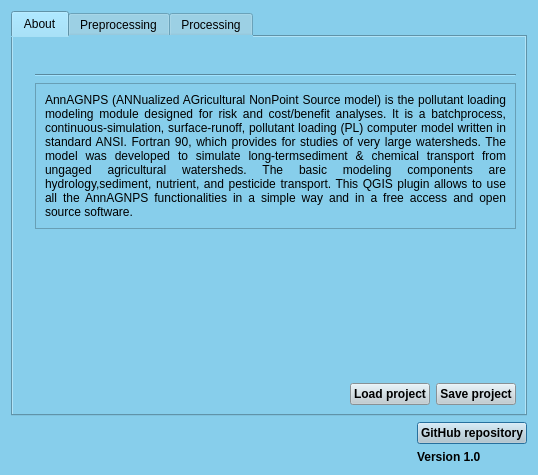
<?xml version="1.0" encoding="UTF-8"?>
<ui version="4.0">
 <class>EphemeralGullyDialogBase</class>
 <widget class="QDialog" name="EphemeralGullyDialogBase">
  <property name="geometry">
   <rect>
    <x>0</x>
    <y>0</y>
    <width>538</width>
    <height>475</height>
   </rect>
  </property>
  <property name="windowTitle">
   <string>QAnnAGNPS Simulation</string>
  </property>
  <property name="styleSheet">
   <string notr="true">/* Background color for main window*/
background-color: #87CEEB


</string>
  </property>
  <layout class="QGridLayout" name="gridLayout_2">
   <item row="1" column="0" rowspan="2">
    <widget class="QLabel" name="upna_label">
     <property name="text">
      <string/>
     </property>
    </widget>
   </item>
   <item row="1" column="4">
    <widget class="QLabel" name="label_15">
     <property name="text">
      <string/>
     </property>
    </widget>
   </item>
   <item row="1" column="3">
    <widget class="QLabel" name="label_99">
     <property name="text">
      <string/>
     </property>
    </widget>
   </item>
   <item row="1" column="1" rowspan="2">
    <widget class="QLabel" name="usda_label">
     <property name="text">
      <string/>
     </property>
    </widget>
   </item>
   <item row="1" column="6">
    <widget class="QPushButton" name="pg_github">
     <property name="font">
      <font>
       <weight>75</weight>
       <bold>true</bold>
      </font>
     </property>
     <property name="styleSheet">
      <string notr="true">QPushButton {
    background-color: #becbd1;
    color: black;
}

QPushButton:hover {
    color: white;
}</string>
     </property>
     <property name="text">
      <string>GitHub repository</string>
     </property>
    </widget>
   </item>
   <item row="1" column="5">
    <widget class="QLabel" name="label_11">
     <property name="text">
      <string/>
     </property>
    </widget>
   </item>
   <item row="2" column="6">
    <widget class="QLabel" name="label_6">
     <property name="font">
      <font>
       <weight>75</weight>
       <bold>true</bold>
      </font>
     </property>
     <property name="text">
      <string>Version 1.0</string>
     </property>
    </widget>
   </item>
   <item row="0" column="0" colspan="7">
    <widget class="QTabWidget" name="tabWidget">
     <property name="currentIndex">
      <number>0</number>
     </property>
     <widget class="QWidget" name="tab">
      <attribute name="title">
       <string>About</string>
      </attribute>
      <layout class="QGridLayout" name="gridLayout_12">
       <item row="0" column="0">
        <layout class="QVBoxLayout" name="verticalLayout_6">
         <item>
          <layout class="QVBoxLayout" name="verticalLayout_2">
           <item>
            <layout class="QHBoxLayout" name="horizontalLayout_2">
             <item>
              <layout class="QHBoxLayout" name="horizontalLayout_16">
               <item>
                <widget class="QLabel" name="plugin_label">
                 <property name="text">
                  <string/>
                 </property>
                </widget>
               </item>
              </layout>
             </item>
             <item>
              <layout class="QVBoxLayout" name="verticalLayout">
               <item>
                <widget class="QLabel" name="label_7">
                 <property name="font">
                  <font>
                   <pointsize>14</pointsize>
                   <weight>75</weight>
                   <bold>true</bold>
                  </font>
                 </property>
                 <property name="text">
                  <string/>
                 </property>
                 <property name="alignment">
                  <set>Qt::AlignCenter</set>
                 </property>
                </widget>
               </item>
               <item>
                <widget class="Line" name="line_4">
                 <property name="orientation">
                  <enum>Qt::Horizontal</enum>
                 </property>
                </widget>
               </item>
               <item>
                <widget class="QFrame" name="frame_3">
                 <property name="styleSheet">
                  <string notr="true"/>
                 </property>
                 <property name="frameShape">
                  <enum>QFrame::StyledPanel</enum>
                 </property>
                 <property name="frameShadow">
                  <enum>QFrame::Raised</enum>
                 </property>
                 <layout class="QGridLayout" name="gridLayout_5">
                  <item row="0" column="0">
                   <widget class="QLabel" name="label_10">
                    <property name="text">
                     <string>AnnAGNPS (ANNualized AGricultural NonPoint Source model) is the pollutant loading modeling module designed for risk and cost/benefit analyses. It is a batchprocess, continuous-simulation, surface-runoff, pollutant loading (PL) computer model written in standard ANSI. Fortran 90, which provides for studies of very large watersheds. The model was developed to simulate long-termsediment &amp; chemical transport from ungaged agricultural watersheds. The basic modeling components are hydrology,sediment, nutrient, and pesticide transport. This QGIS plugin allows to use all the AnnAGNPS functionalities in a simple way and in a free access and open source software.</string>
                    </property>
                    <property name="alignment">
                     <set>Qt::AlignJustify|Qt::AlignVCenter</set>
                    </property>
                    <property name="wordWrap">
                     <bool>true</bool>
                    </property>
                   </widget>
                  </item>
                 </layout>
                </widget>
               </item>
              </layout>
             </item>
            </layout>
           </item>
           <item>
            <layout class="QHBoxLayout" name="horizontalLayout_17">
             <item>
              <widget class="QFrame" name="frame_4">
               <property name="frameShape">
                <enum>QFrame::NoFrame</enum>
               </property>
               <property name="frameShadow">
                <enum>QFrame::Raised</enum>
               </property>
               <layout class="QGridLayout" name="gridLayout_6"/>
              </widget>
             </item>
            </layout>
           </item>
          </layout>
         </item>
         <item>
          <layout class="QHBoxLayout" name="horizontalLayout_18">
           <item>
            <spacer name="horizontalSpacer_2">
             <property name="orientation">
              <enum>Qt::Horizontal</enum>
             </property>
             <property name="sizeHint" stdset="0">
              <size>
               <width>40</width>
               <height>20</height>
              </size>
             </property>
            </spacer>
           </item>
           <item>
            <widget class="QPushButton" name="pb_load">
             <property name="font">
              <font>
               <weight>75</weight>
               <bold>true</bold>
              </font>
             </property>
             <property name="styleSheet">
              <string notr="true">QPushButton {
    background-color: #becbd1;
    color: black;
}

QPushButton:hover {
    color: white;
}</string>
             </property>
             <property name="text">
              <string>Load project</string>
             </property>
            </widget>
           </item>
           <item>
            <widget class="QPushButton" name="pb_save">
             <property name="font">
              <font>
               <weight>75</weight>
               <bold>true</bold>
              </font>
             </property>
             <property name="styleSheet">
              <string notr="true">QPushButton {
    background-color: #becbd1;
    color: black;
}

QPushButton:hover {
    color: white;
}</string>
             </property>
             <property name="text">
              <string>Save project</string>
             </property>
            </widget>
           </item>
          </layout>
         </item>
        </layout>
       </item>
      </layout>
     </widget>
     <widget class="QWidget" name="tab_2">
      <attribute name="title">
       <string>Preprocessing</string>
      </attribute>
      <layout class="QGridLayout" name="gridLayout_10">
       <item row="0" column="0">
        <widget class="QScrollArea" name="scrollArea_2">
         <property name="frameShape">
          <enum>QFrame::NoFrame</enum>
         </property>
         <property name="widgetResizable">
          <bool>true</bool>
         </property>
         <widget class="QWidget" name="scrollAreaWidgetContents_2">
          <property name="geometry">
           <rect>
            <x>0</x>
            <y>0</y>
            <width>474</width>
            <height>538</height>
           </rect>
          </property>
          <layout class="QGridLayout" name="gridLayout">
           <item row="0" column="0">
            <widget class="QFrame" name="frame_10">
             <property name="minimumSize">
              <size>
               <width>305</width>
               <height>520</height>
              </size>
             </property>
             <property name="frameShape">
              <enum>QFrame::StyledPanel</enum>
             </property>
             <property name="frameShadow">
              <enum>QFrame::Raised</enum>
             </property>
             <widget class="QWidget" name="layoutWidget">
              <property name="geometry">
               <rect>
                <x>11</x>
                <y>11</y>
                <width>261</width>
                <height>508</height>
               </rect>
              </property>
              <layout class="QVBoxLayout" name="verticalLayout_10">
               <item>
                <layout class="QVBoxLayout" name="verticalLayout_7">
                 <item>
                  <widget class="QLabel" name="label_16">
                   <property name="font">
                    <font>
                     <pointsize>12</pointsize>
                     <weight>75</weight>
                     <bold>true</bold>
                    </font>
                   </property>
                   <property name="text">
                    <string>Input Rasters</string>
                   </property>
                  </widget>
                 </item>
                 <item>
                  <widget class="Line" name="line_2">
                   <property name="styleSheet">
                    <string notr="true"/>
                   </property>
                   <property name="orientation">
                    <enum>Qt::Horizontal</enum>
                   </property>
                  </widget>
                 </item>
                 <item>
                  <layout class="QVBoxLayout" name="verticalLayout_4">
                   <item>
                    <layout class="QHBoxLayout" name="horizontalLayout_3">
                     <item>
                      <widget class="QLabel" name="label">
                       <property name="font">
                        <font>
                         <family>MS Shell Dlg 2</family>
                         <pointsize>8</pointsize>
                         <weight>75</weight>
                         <bold>true</bold>
                        </font>
                       </property>
                       <property name="text">
                        <string>DEM raster                         </string>
                       </property>
                      </widget>
                     </item>
                     <item>
                      <widget class="QComboBox" name="comboBox">
                       <property name="minimumSize">
                        <size>
                         <width>110</width>
                         <height>0</height>
                        </size>
                       </property>
                       <property name="maximumSize">
                        <size>
                         <width>110</width>
                         <height>16777215</height>
                        </size>
                       </property>
                       <property name="styleSheet">
                        <string notr="true">background-color: #becbd1;</string>
                       </property>
                      </widget>
                     </item>
                    </layout>
                   </item>
                   <item>
                    <layout class="QHBoxLayout" name="horizontalLayout_8">
                     <item>
                      <widget class="QLabel" name="label_13">
                       <property name="font">
                        <font>
                         <weight>75</weight>
                         <bold>true</bold>
                        </font>
                       </property>
                       <property name="text">
                        <string>Buffer                                  </string>
                       </property>
                      </widget>
                     </item>
                     <item>
                      <widget class="QComboBox" name="comboBox_2">
                       <property name="minimumSize">
                        <size>
                         <width>110</width>
                         <height>0</height>
                        </size>
                       </property>
                       <property name="maximumSize">
                        <size>
                         <width>110</width>
                         <height>16777215</height>
                        </size>
                       </property>
                       <property name="styleSheet">
                        <string notr="true">background-color: #becbd1;</string>
                       </property>
                      </widget>
                     </item>
                    </layout>
                   </item>
                   <item>
                    <layout class="QHBoxLayout" name="horizontalLayout_9">
                     <item>
                      <widget class="QLabel" name="label_14">
                       <property name="font">
                        <font>
                         <weight>75</weight>
                         <bold>true</bold>
                        </font>
                       </property>
                       <property name="text">
                        <string>Vegetation                         </string>
                       </property>
                      </widget>
                     </item>
                     <item>
                      <widget class="QComboBox" name="comboBox_3">
                       <property name="minimumSize">
                        <size>
                         <width>110</width>
                         <height>0</height>
                        </size>
                       </property>
                       <property name="maximumSize">
                        <size>
                         <width>110</width>
                         <height>16777215</height>
                        </size>
                       </property>
                       <property name="styleSheet">
                        <string notr="true">background-color: #becbd1;</string>
                       </property>
                      </widget>
                     </item>
                    </layout>
                   </item>
                  </layout>
                 </item>
                </layout>
               </item>
               <item>
                <layout class="QVBoxLayout" name="verticalLayout_9">
                 <item>
                  <widget class="QLabel" name="label_29">
                   <property name="font">
                    <font>
                     <pointsize>12</pointsize>
                     <weight>75</weight>
                     <bold>true</bold>
                    </font>
                   </property>
                   <property name="text">
                    <string>Control files</string>
                   </property>
                  </widget>
                 </item>
                 <item>
                  <widget class="Line" name="line_5">
                   <property name="orientation">
                    <enum>Qt::Horizontal</enum>
                   </property>
                  </widget>
                 </item>
                 <item>
                  <layout class="QHBoxLayout" name="horizontalLayout_20">
                   <item>
                    <widget class="QLabel" name="label_42">
                     <property name="font">
                      <font>
                       <weight>75</weight>
                       <bold>true</bold>
                      </font>
                     </property>
                     <property name="text">
                      <string>Modify Control Files</string>
                     </property>
                    </widget>
                   </item>
                   <item>
                    <widget class="QPushButton" name="pbControl">
                     <property name="font">
                      <font>
                       <weight>75</weight>
                       <bold>true</bold>
                      </font>
                     </property>
                     <property name="styleSheet">
                      <string notr="true">QPushButton {
    background-color: #becbd1;
    color: black;
}

QPushButton:hover {
    color: white;
}</string>
                     </property>
                     <property name="text">
                      <string/>
                     </property>
                    </widget>
                   </item>
                   <item>
                    <spacer name="horizontalSpacer_8">
                     <property name="orientation">
                      <enum>Qt::Horizontal</enum>
                     </property>
                     <property name="sizeHint" stdset="0">
                      <size>
                       <width>40</width>
                       <height>20</height>
                      </size>
                     </property>
                    </spacer>
                   </item>
                  </layout>
                 </item>
                 <item>
                  <widget class="QCheckBox" name="checkBox_2">
                   <property name="font">
                    <font>
                     <weight>75</weight>
                     <bold>true</bold>
                    </font>
                   </property>
                   <property name="styleSheet">
                    <string notr="true">QCheckBox::hover{color:white}

QCheckBox::indicator:unchecked {
    background-color: white;
	border: 1px solid black
}
</string>
                   </property>
                   <property name="text">
                    <string>Add Outlet in canvas</string>
                   </property>
                  </widget>
                 </item>
                </layout>
               </item>
               <item>
                <layout class="QVBoxLayout" name="verticalLayout_8">
                 <item>
                  <widget class="QLabel" name="label_17">
                   <property name="font">
                    <font>
                     <pointsize>12</pointsize>
                     <weight>75</weight>
                     <bold>true</bold>
                    </font>
                   </property>
                   <property name="text">
                    <string>Soil type and management</string>
                   </property>
                  </widget>
                 </item>
                 <item>
                  <widget class="Line" name="line_3">
                   <property name="orientation">
                    <enum>Qt::Horizontal</enum>
                   </property>
                  </widget>
                 </item>
                 <item>
                  <layout class="QVBoxLayout" name="verticalLayout_3">
                   <item>
                    <layout class="QHBoxLayout" name="horizontalLayout_4">
                     <item>
                      <widget class="QLabel" name="label_2">
                       <property name="font">
                        <font>
                         <pointsize>8</pointsize>
                         <weight>75</weight>
                         <bold>true</bold>
                        </font>
                       </property>
                       <property name="text">
                        <string>Soil map                             </string>
                       </property>
                      </widget>
                     </item>
                     <item>
                      <widget class="QComboBox" name="cbSoil">
                       <property name="minimumSize">
                        <size>
                         <width>110</width>
                         <height>0</height>
                        </size>
                       </property>
                       <property name="maximumSize">
                        <size>
                         <width>110</width>
                         <height>16777215</height>
                        </size>
                       </property>
                       <property name="styleSheet">
                        <string notr="true">background-color: #becbd1;</string>
                       </property>
                      </widget>
                     </item>
                    </layout>
                   </item>
                   <item>
                    <layout class="QHBoxLayout" name="horizontalLayout_5">
                     <item>
                      <widget class="QLabel" name="label_4">
                       <property name="font">
                        <font>
                         <pointsize>8</pointsize>
                         <weight>75</weight>
                         <bold>true</bold>
                        </font>
                       </property>
                       <property name="text">
                        <string>Column of soil                   </string>
                       </property>
                      </widget>
                     </item>
                     <item>
                      <widget class="QComboBox" name="cbColumnSoil">
                       <property name="minimumSize">
                        <size>
                         <width>110</width>
                         <height>0</height>
                        </size>
                       </property>
                       <property name="maximumSize">
                        <size>
                         <width>110</width>
                         <height>16777215</height>
                        </size>
                       </property>
                       <property name="styleSheet">
                        <string notr="true">background-color: #becbd1;</string>
                       </property>
                      </widget>
                     </item>
                    </layout>
                   </item>
                   <item>
                    <layout class="QHBoxLayout" name="horizontalLayout_6">
                     <item>
                      <widget class="QLabel" name="label_3">
                       <property name="font">
                        <font>
                         <pointsize>8</pointsize>
                         <weight>75</weight>
                         <bold>true</bold>
                        </font>
                       </property>
                       <property name="text">
                        <string>Management map           </string>
                       </property>
                      </widget>
                     </item>
                     <item>
                      <widget class="QComboBox" name="cbMan">
                       <property name="minimumSize">
                        <size>
                         <width>110</width>
                         <height>0</height>
                        </size>
                       </property>
                       <property name="maximumSize">
                        <size>
                         <width>110</width>
                         <height>16777215</height>
                        </size>
                       </property>
                       <property name="styleSheet">
                        <string notr="true">background-color: #becbd1;</string>
                       </property>
                      </widget>
                     </item>
                    </layout>
                   </item>
                   <item>
                    <layout class="QHBoxLayout" name="horizontalLayout_7">
                     <item>
                      <widget class="QLabel" name="label_5">
                       <property name="font">
                        <font>
                         <pointsize>8</pointsize>
                         <weight>75</weight>
                         <bold>true</bold>
                        </font>
                       </property>
                       <property name="text">
                        <string>Column of management</string>
                       </property>
                      </widget>
                     </item>
                     <item>
                      <widget class="QComboBox" name="cbColumnMan">
                       <property name="minimumSize">
                        <size>
                         <width>110</width>
                         <height>0</height>
                        </size>
                       </property>
                       <property name="maximumSize">
                        <size>
                         <width>110</width>
                         <height>16777215</height>
                        </size>
                       </property>
                       <property name="styleSheet">
                        <string notr="true">background-color: #becbd1;</string>
                       </property>
                      </widget>
                     </item>
                    </layout>
                   </item>
                   <item>
                    <layout class="QHBoxLayout" name="horizontalLayout_10">
                     <item>
                      <widget class="QLabel" name="label_8">
                       <property name="font">
                        <font>
                         <weight>75</weight>
                         <bold>true</bold>
                        </font>
                       </property>
                       <property name="text">
                        <string>Unique soil type               </string>
                       </property>
                      </widget>
                     </item>
                     <item>
                      <widget class="QLineEdit" name="lineEdit">
                       <property name="minimumSize">
                        <size>
                         <width>110</width>
                         <height>0</height>
                        </size>
                       </property>
                       <property name="maximumSize">
                        <size>
                         <width>110</width>
                         <height>16777215</height>
                        </size>
                       </property>
                       <property name="styleSheet">
                        <string notr="true">background-color: white;</string>
                       </property>
                      </widget>
                     </item>
                    </layout>
                   </item>
                   <item>
                    <layout class="QHBoxLayout" name="horizontalLayout_11">
                     <item>
                      <widget class="QLabel" name="label_9">
                       <property name="font">
                        <font>
                         <weight>75</weight>
                         <bold>true</bold>
                        </font>
                       </property>
                       <property name="text">
                        <string>Unique landuse                </string>
                       </property>
                      </widget>
                     </item>
                     <item>
                      <widget class="QLineEdit" name="lineEdit_2">
                       <property name="minimumSize">
                        <size>
                         <width>110</width>
                         <height>0</height>
                        </size>
                       </property>
                       <property name="maximumSize">
                        <size>
                         <width>110</width>
                         <height>16777215</height>
                        </size>
                       </property>
                       <property name="styleSheet">
                        <string notr="true">background-color: white;</string>
                       </property>
                       <property name="text">
                        <string/>
                       </property>
                      </widget>
                     </item>
                    </layout>
                   </item>
                   <item>
                    <layout class="QVBoxLayout" name="verticalLayout_12">
                     <item>
                      <widget class="QLabel" name="label_30">
                       <property name="font">
                        <font>
                         <pointsize>12</pointsize>
                         <weight>75</weight>
                         <bold>true</bold>
                        </font>
                       </property>
                       <property name="text">
                        <string>Execution</string>
                       </property>
                      </widget>
                     </item>
                     <item>
                      <widget class="Line" name="line_6">
                       <property name="orientation">
                        <enum>Qt::Horizontal</enum>
                       </property>
                      </widget>
                     </item>
                     <item>
                      <widget class="QCheckBox" name="cbTop">
                       <property name="font">
                        <font>
                         <weight>75</weight>
                         <bold>true</bold>
                        </font>
                       </property>
                       <property name="styleSheet">
                        <string notr="true">QCheckBox::hover{color:white}

QCheckBox::indicator:unchecked {
    background-color: white;
	border: 1px solid black
}</string>
                       </property>
                       <property name="text">
                        <string>Execute TopAGNPS</string>
                       </property>
                      </widget>
                     </item>
                     <item>
                      <layout class="QHBoxLayout" name="horizontalLayout_15">
                       <item>
                        <spacer name="horizontalSpacer_5">
                         <property name="orientation">
                          <enum>Qt::Horizontal</enum>
                         </property>
                         <property name="sizeHint" stdset="0">
                          <size>
                           <width>40</width>
                           <height>20</height>
                          </size>
                         </property>
                        </spacer>
                       </item>
                       <item>
                        <widget class="QPushButton" name="pushButton_6">
                         <property name="styleSheet">
                          <string notr="true">background-color: #becbd1;</string>
                         </property>
                         <property name="text">
                          <string>OK</string>
                         </property>
                        </widget>
                       </item>
                       <item>
                        <widget class="QPushButton" name="pushButton_7">
                         <property name="styleSheet">
                          <string notr="true">background-color: #becbd1;</string>
                         </property>
                         <property name="text">
                          <string>Cancel</string>
                         </property>
                        </widget>
                       </item>
                      </layout>
                     </item>
                     <item>
                      <spacer name="verticalSpacer_6">
                       <property name="orientation">
                        <enum>Qt::Vertical</enum>
                       </property>
                       <property name="sizeHint" stdset="0">
                        <size>
                         <width>20</width>
                         <height>40</height>
                        </size>
                       </property>
                      </spacer>
                     </item>
                    </layout>
                   </item>
                  </layout>
                 </item>
                </layout>
               </item>
              </layout>
             </widget>
            </widget>
           </item>
           <item row="0" column="1">
            <widget class="QFrame" name="frame_5">
             <property name="frameShape">
              <enum>QFrame::StyledPanel</enum>
             </property>
             <property name="frameShadow">
              <enum>QFrame::Raised</enum>
             </property>
             <layout class="QGridLayout" name="gridLayout_9">
              <item row="3" column="1">
               <spacer name="verticalSpacer">
                <property name="orientation">
                 <enum>Qt::Vertical</enum>
                </property>
                <property name="sizeHint" stdset="0">
                 <size>
                  <width>20</width>
                  <height>40</height>
                 </size>
                </property>
               </spacer>
              </item>
              <item row="1" column="1">
               <widget class="Line" name="line_7">
                <property name="orientation">
                 <enum>Qt::Horizontal</enum>
                </property>
               </widget>
              </item>
              <item row="2" column="2">
               <spacer name="horizontalSpacer_3">
                <property name="orientation">
                 <enum>Qt::Horizontal</enum>
                </property>
                <property name="sizeHint" stdset="0">
                 <size>
                  <width>40</width>
                  <height>20</height>
                 </size>
                </property>
               </spacer>
              </item>
              <item row="0" column="1">
               <widget class="QLabel" name="label_31">
                <property name="font">
                 <font>
                  <weight>75</weight>
                  <bold>true</bold>
                 </font>
                </property>
                <property name="text">
                 <string>TopAGNPS input data</string>
                </property>
               </widget>
              </item>
              <item row="2" column="1">
               <widget class="QLabel" name="label_32">
                <property name="text">
                 <string>In this section the necessary data for the execution of TopAGNPS will be entered. First, add the raster layers to be processed by TopAGNPS. Then there is the option to modify the Control Files and to add the outlet of the basin in the QGIS canvas. Once the execution of TopAGNPS is finished, the soil type and soil management will be added. To do this, the layers that contain it will be chosen. In case these data do not vary spatially, a single value of the soil type and a single value of the soil management can be chosen. Finally there is the option to choose whether to run TopAGNPS or not. </string>
                </property>
                <property name="alignment">
                 <set>Qt::AlignJustify|Qt::AlignVCenter</set>
                </property>
                <property name="wordWrap">
                 <bool>true</bool>
                </property>
               </widget>
              </item>
             </layout>
            </widget>
           </item>
          </layout>
         </widget>
        </widget>
       </item>
      </layout>
     </widget>
     <widget class="QWidget" name="tab_3">
      <attribute name="title">
       <string>Processing</string>
      </attribute>
      <layout class="QGridLayout" name="gridLayout_7">
       <item row="0" column="0">
        <widget class="QScrollArea" name="scrollArea">
         <property name="frameShape">
          <enum>QFrame::NoFrame</enum>
         </property>
         <property name="widgetResizable">
          <bool>true</bool>
         </property>
         <widget class="QWidget" name="scrollAreaWidgetContents">
          <property name="geometry">
           <rect>
            <x>0</x>
            <y>0</y>
            <width>469</width>
            <height>242</height>
           </rect>
          </property>
          <layout class="QGridLayout" name="gridLayout_3">
           <item row="0" column="0">
            <widget class="QFrame" name="frame_6">
             <property name="minimumSize">
              <size>
               <width>305</width>
               <height>0</height>
              </size>
             </property>
             <property name="frameShape">
              <enum>QFrame::StyledPanel</enum>
             </property>
             <property name="frameShadow">
              <enum>QFrame::Raised</enum>
             </property>
             <layout class="QGridLayout" name="gridLayout_8">
              <item row="0" column="0">
               <layout class="QVBoxLayout" name="verticalLayout_14">
                <item>
                 <layout class="QVBoxLayout" name="verticalLayout_5">
                  <item>
                   <widget class="QLabel" name="label_36">
                    <property name="font">
                     <font>
                      <pointsize>12</pointsize>
                      <weight>75</weight>
                      <bold>true</bold>
                     </font>
                    </property>
                    <property name="text">
                     <string>Input Files</string>
                    </property>
                   </widget>
                  </item>
                  <item>
                   <widget class="Line" name="line_11">
                    <property name="orientation">
                     <enum>Qt::Horizontal</enum>
                    </property>
                   </widget>
                  </item>
                  <item>
                   <layout class="QHBoxLayout" name="horizontalLayout_12">
                    <item>
                     <widget class="QLabel" name="label_18">
                      <property name="font">
                       <font>
                        <weight>75</weight>
                        <bold>true</bold>
                       </font>
                      </property>
                      <property name="text">
                       <string>Set AnnAGNPS Input Files</string>
                      </property>
                     </widget>
                    </item>
                    <item>
                     <widget class="QPushButton" name="pb_ann">
                      <property name="styleSheet">
                       <string notr="true">QPushButton {
    background-color: #becbd1;
    color: black;
}

QPushButton:hover {
    color: white;
}</string>
                      </property>
                      <property name="text">
                       <string/>
                      </property>
                     </widget>
                    </item>
                    <item>
                     <spacer name="horizontalSpacer_4">
                      <property name="orientation">
                       <enum>Qt::Horizontal</enum>
                      </property>
                      <property name="sizeHint" stdset="0">
                       <size>
                        <width>40</width>
                        <height>20</height>
                       </size>
                      </property>
                     </spacer>
                    </item>
                   </layout>
                  </item>
                 </layout>
                </item>
                <item>
                 <layout class="QVBoxLayout" name="verticalLayout_11">
                  <item>
                   <widget class="QLabel" name="label_37">
                    <property name="font">
                     <font>
                      <pointsize>12</pointsize>
                      <weight>75</weight>
                      <bold>true</bold>
                     </font>
                    </property>
                    <property name="text">
                     <string>Execution</string>
                    </property>
                   </widget>
                  </item>
                  <item>
                   <widget class="Line" name="line_12">
                    <property name="orientation">
                     <enum>Qt::Horizontal</enum>
                    </property>
                   </widget>
                  </item>
                  <item>
                   <widget class="QCheckBox" name="cbAnn">
                    <property name="font">
                     <font>
                      <weight>75</weight>
                      <bold>true</bold>
                     </font>
                    </property>
                    <property name="styleSheet">
                     <string notr="true">QCheckBox::hover{color:white}

QCheckBox::indicator:unchecked {
    background-color: white;
	border: 1px solid black
}</string>
                    </property>
                    <property name="text">
                     <string>Execute AnnAGNPS</string>
                    </property>
                   </widget>
                  </item>
                  <item>
                   <layout class="QHBoxLayout" name="horizontalLayout_14">
                    <item>
                     <spacer name="horizontalSpacer">
                      <property name="orientation">
                       <enum>Qt::Horizontal</enum>
                      </property>
                      <property name="sizeHint" stdset="0">
                       <size>
                        <width>40</width>
                        <height>20</height>
                       </size>
                      </property>
                     </spacer>
                    </item>
                    <item>
                     <widget class="QPushButton" name="pushButton_4">
                      <property name="styleSheet">
                       <string notr="true">background-color: #becbd1;</string>
                      </property>
                      <property name="text">
                       <string>OK</string>
                      </property>
                     </widget>
                    </item>
                    <item>
                     <widget class="QPushButton" name="pushButton_5">
                      <property name="styleSheet">
                       <string notr="true">background-color: #becbd1;</string>
                      </property>
                      <property name="text">
                       <string>Cancel</string>
                      </property>
                     </widget>
                    </item>
                   </layout>
                  </item>
                 </layout>
                </item>
                <item>
                 <spacer name="verticalSpacer_2">
                  <property name="orientation">
                   <enum>Qt::Vertical</enum>
                  </property>
                  <property name="sizeHint" stdset="0">
                   <size>
                    <width>20</width>
                    <height>40</height>
                   </size>
                  </property>
                 </spacer>
                </item>
               </layout>
              </item>
             </layout>
            </widget>
           </item>
           <item row="0" column="1">
            <widget class="QFrame" name="frame">
             <property name="frameShape">
              <enum>QFrame::StyledPanel</enum>
             </property>
             <property name="frameShadow">
              <enum>QFrame::Raised</enum>
             </property>
             <layout class="QGridLayout" name="gridLayout_14">
              <item row="1" column="0">
               <widget class="Line" name="line_9">
                <property name="orientation">
                 <enum>Qt::Horizontal</enum>
                </property>
               </widget>
              </item>
              <item row="2" column="0">
               <widget class="QLabel" name="label_34">
                <property name="text">
                 <string>In this section the input data required for the execution of AnnAGNPS will be selected. First there is the option to select the AnnAGNPS input data and then there is the option to choose whether to run AnnAGNPS or not. </string>
                </property>
                <property name="alignment">
                 <set>Qt::AlignJustify|Qt::AlignVCenter</set>
                </property>
                <property name="wordWrap">
                 <bool>true</bool>
                </property>
               </widget>
              </item>
              <item row="0" column="0">
               <widget class="QLabel" name="label_33">
                <property name="font">
                 <font>
                  <weight>75</weight>
                  <bold>true</bold>
                 </font>
                </property>
                <property name="text">
                 <string>AnnAGNPS input data</string>
                </property>
               </widget>
              </item>
              <item row="3" column="0">
               <spacer name="verticalSpacer_3">
                <property name="orientation">
                 <enum>Qt::Vertical</enum>
                </property>
                <property name="sizeHint" stdset="0">
                 <size>
                  <width>20</width>
                  <height>40</height>
                 </size>
                </property>
               </spacer>
              </item>
             </layout>
            </widget>
           </item>
          </layout>
         </widget>
        </widget>
       </item>
      </layout>
     </widget>
    </widget>
   </item>
  </layout>
  <zorder>upna_label</zorder>
  <zorder>tabWidget</zorder>
  <zorder>pg_github</zorder>
  <zorder>label_6</zorder>
  <zorder>label_11</zorder>
  <zorder>label_15</zorder>
  <zorder>label_99</zorder>
  <zorder>usda_label</zorder>
 </widget>
 <tabstops>
  <tabstop>pb_load</tabstop>
  <tabstop>pb_save</tabstop>
  <tabstop>pg_github</tabstop>
  <tabstop>comboBox</tabstop>
  <tabstop>comboBox_2</tabstop>
  <tabstop>comboBox_3</tabstop>
  <tabstop>pbControl</tabstop>
  <tabstop>checkBox_2</tabstop>
  <tabstop>cbSoil</tabstop>
  <tabstop>cbColumnSoil</tabstop>
  <tabstop>cbMan</tabstop>
  <tabstop>cbColumnMan</tabstop>
  <tabstop>lineEdit</tabstop>
  <tabstop>lineEdit_2</tabstop>
  <tabstop>cbTop</tabstop>
  <tabstop>pushButton_6</tabstop>
  <tabstop>pushButton_7</tabstop>
  <tabstop>pb_ann</tabstop>
  <tabstop>cbAnn</tabstop>
  <tabstop>pushButton_4</tabstop>
  <tabstop>pushButton_5</tabstop>
  <tabstop>tabWidget</tabstop>
  <tabstop>scrollArea_2</tabstop>
  <tabstop>scrollArea</tabstop>
 </tabstops>
 <resources/>
 <connections/>
</ui>
